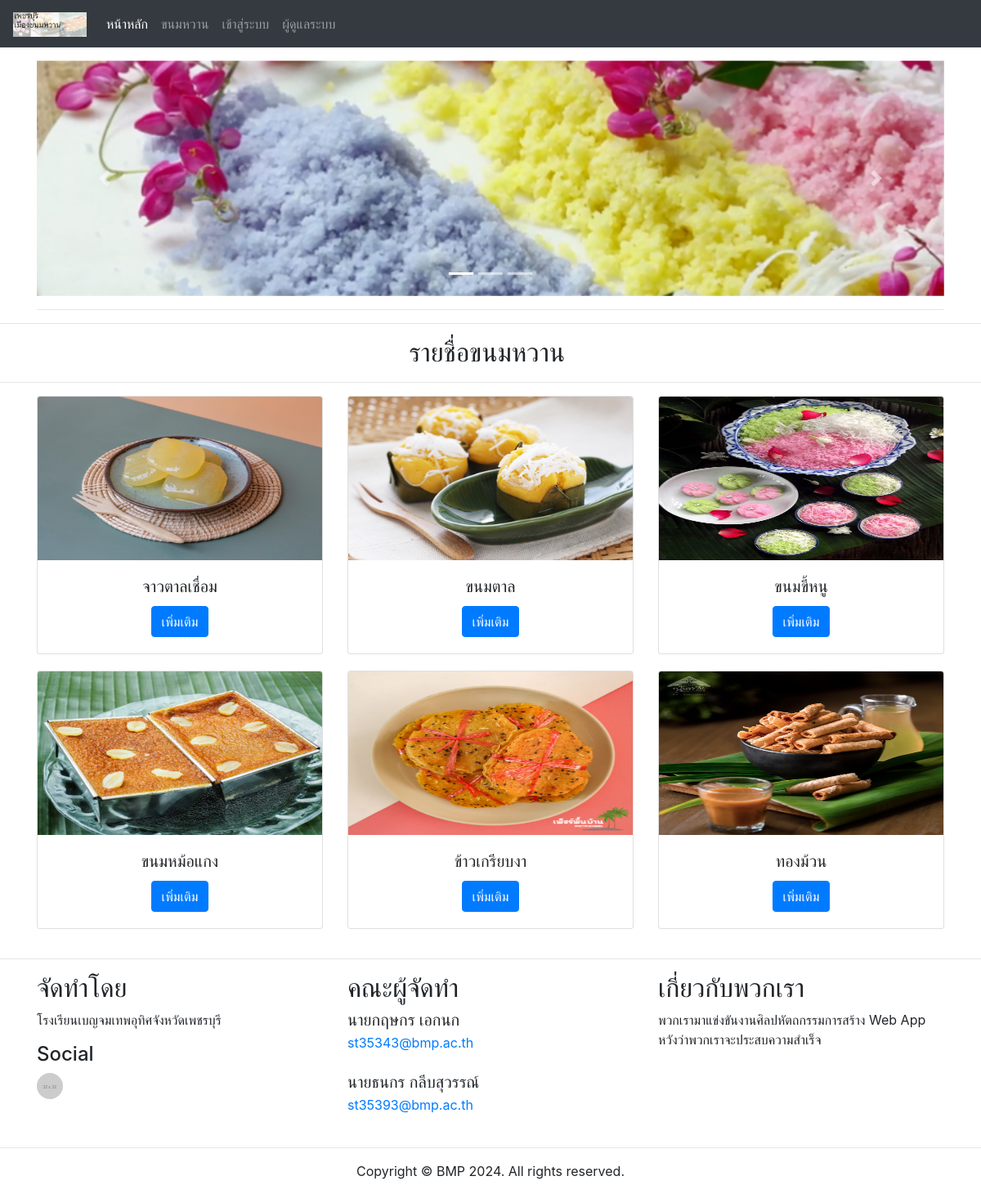
Page /list.php on the committed database.
### tables this page shows
CREATE TABLE `menu` (
  `menuId` int(20) NOT NULL,
  `name` varchar(100) DEFAULT NULL,
  `detail` varchar(1000) DEFAULT NULL,
  `pic` varchar(100) DEFAULT NULL
);

### list.php (the view, shortened to what this page needs)
<!DOCTYPE html>
<html lang="en">
  <head>
    <link href="css/bootstrap-4.4.1.css" rel="stylesheet">
  </head>
  <body>
  <nav class="navbar navbar-expand-lg navbar-dark bg-dark">
      <a class="navbar-brand" href="index.php"><img src="images/logo.jpg" height ="30px"></a>
      <div class="collapse navbar-collapse" id="navbarSupportedContent">
        <ul class="navbar-nav mr-auto">
          <li class="nav-item active">
            <a class="nav-link" href="index.php">หน้าหลัก<span class="sr-only">(current)</span></a>
          </li>
          <li class="nav-item">
            <a class="nav-link" href="list.php">ขนมหวาน</a>
          </li>
          <?php
            if(isset($_SESSION["account"])) {
              echo ('
                <li class="nav-item dropdown">
                <a class="nav-link dropdown-toggle" href="#" id="navbarDropdown" role="button" data-toggle="dropdown" aria-haspopup="true" aria-expanded="false">'.$_SESSION["account"]["username"].'</a>
                <div class="dropdown-menu" aria-labelledby="navbarDropdown">
                <a class="dropdown-item" href="account.php">ข้อมูลส่วนตัว</a>
                <div class="dropdown-divider"></div>
                <a class="dropdown-item" href="logout.php">ออกจากระบบ</a>
                </div>
                </li>
                ');
            }
            else {
              echo ('
              <li class="nav-item">
              <a class="nav-link" href="login.php">เข้าสู่ระบบ</a>
              </li>
              ');
            }
          ?>
          <li class="nav-item">
              <a class="nav-link" href="admin.php">ผู้ดูแลระบบ</a>
            </li>
        </ul>
      </div>
    </nav>
    <div class="container mt-3">
      <div class="row">
        <div class="col-12">
          <div id="carouselExampleControls" class="carousel slide" data-ride="carousel">
            <ol class="carousel-indicators">
              <li data-target="#carouselExampleControls" data-slide-to="0" class="active"></li>
              <li data-target="#carouselExampleControls" data-slide-to="1"></li>
              <li data-target="#carouselExampleControls" data-slide-to="2"></li>
            </ol>
            <div class="carousel-inner">
              <div class="carousel-item active">
                <img class="d-block w-100" src="images/h1.jpg" alt="First slide">
                <div class="carousel-caption d-none d-md-block">
                 </div>
              </div>
            </div>
            <a class="carousel-control-prev" href="#carouselExampleControls" role="button" data-slide="prev">
            <span class="carousel-control-prev-icon" aria-hidden="true"></span>
            </a>
            <a class="carousel-control-next" href="#carouselExampleControls" role="button" data-slide="next">
            <span class="carousel-control-next-icon" aria-hidden="true"></span>
            </a>
          </div>
        </div>
      </div>
      <hr>
    </div>
    <hr>
    <h2 class="text-center">รายชื่อขนมหวาน&nbsp;</h2>
    <hr>
    <div class="container">
      <div class="row text-center">
        <?php
        require("connect.php");
        $query_menu = "SELECT * FROM menu";
        $result_menu = mysqli_query($conn, $query_menu);
        while ($row = $result_menu->fetch_assoc()):
        ?>
            <div class="col-md-4 pb-1 pb-md-0" style="margin-bottom: 20px;">
                <div class="card">
                    <img class="card-img-top" src="images\menu\<?php echo($row['pic']); ?>" alt="Card image cap" height="200px">
                    <div class="card-body">
                    <h5 class="card-title"><?php echo($row['name']); ?></h5>
                    <a href="select.php?list=<?php echo($row["menuId"]);?>" class="btn btn-primary">เพิ่มเติม</a>
                    </div>
                </div>
            </div>
        <?php endwhile; ?>
      </div>
    </div>
    <hr>
    <div class="container">
      <div class="row">
        <div class="col-lg-4 col-md-6 col-sm-6 mb-md-0 mb-2">
          <h2>จัดทำโดย&nbsp;</h2>
          <address>
          โรงเรียนเบญจมเทพอุทิศจังหวัดเพชรบุรี&nbsp;
          </address>
          <h4>Social</h4>
          <div class="row">
            <div class="col-2"><a href="http://bmp.ac.th"><img class="rounded-circle" src="images/32X32.gif" alt=""></div></a>
          </div>
        </div>
        <div class="col-lg-4 col-md-6 col-12">
          <h2>คณะผู้จัดทำ&nbsp;</h2>
          <ul class="list-unstyled">
            <li class="media">
<div class="media-body">
            <h5 class="mt-0 mb-1">นายกฤษกร เอกนก&nbsp;</h5>
                <p class="mb-0"><a href="mailto:st35343@bmp.ac.th">st35343@bmp.ac.th</a></p>
              </div>
            </li>
            <li class="media my-4">
<div class="media-body">
            <h5 class="mt-0 mb-1">นายธนกร กลีบสุวรรณ์&nbsp;</h5>
                <p class="mb-0"><a href="mailto:st35393@bmp.ac.th">st35393@bmp.ac.th</a></p>
              </div>
            </li>
          </ul>
        </div>
        <div class="col-lg-4 col-12">
          <h2>เกี่ยวกับพวกเรา</h2>
          <p>พวกเรามาแข่งขันงานศิลปหัตถกรรมการสร้าง Web App หวังว่าพวกเราจะประสบความสำเร็จ</p>
        </div>
      </div>
    </div>
    <hr>
    <footer class="text-center">
      <div class="container">
        <div class="row">
          <div class="col-12">
            <p>Copyright © BMP 2024. All rights reserved.</p>
          </div>
        </div>
      </div>
    </footer>
  </body>
</html>

### rows in the picture
menu: pic (picture), name "จาวตาลเชื่อม"
menu: pic (picture), name "ขนมตาล"
menu: pic (picture), name "ขนมขี้หนู"
menu: pic (picture), name "ขนมหม้อแกง"
menu: pic (picture), name "ข้าวเกรียบงา"
menu: pic (picture), name "ทองม้วน"
